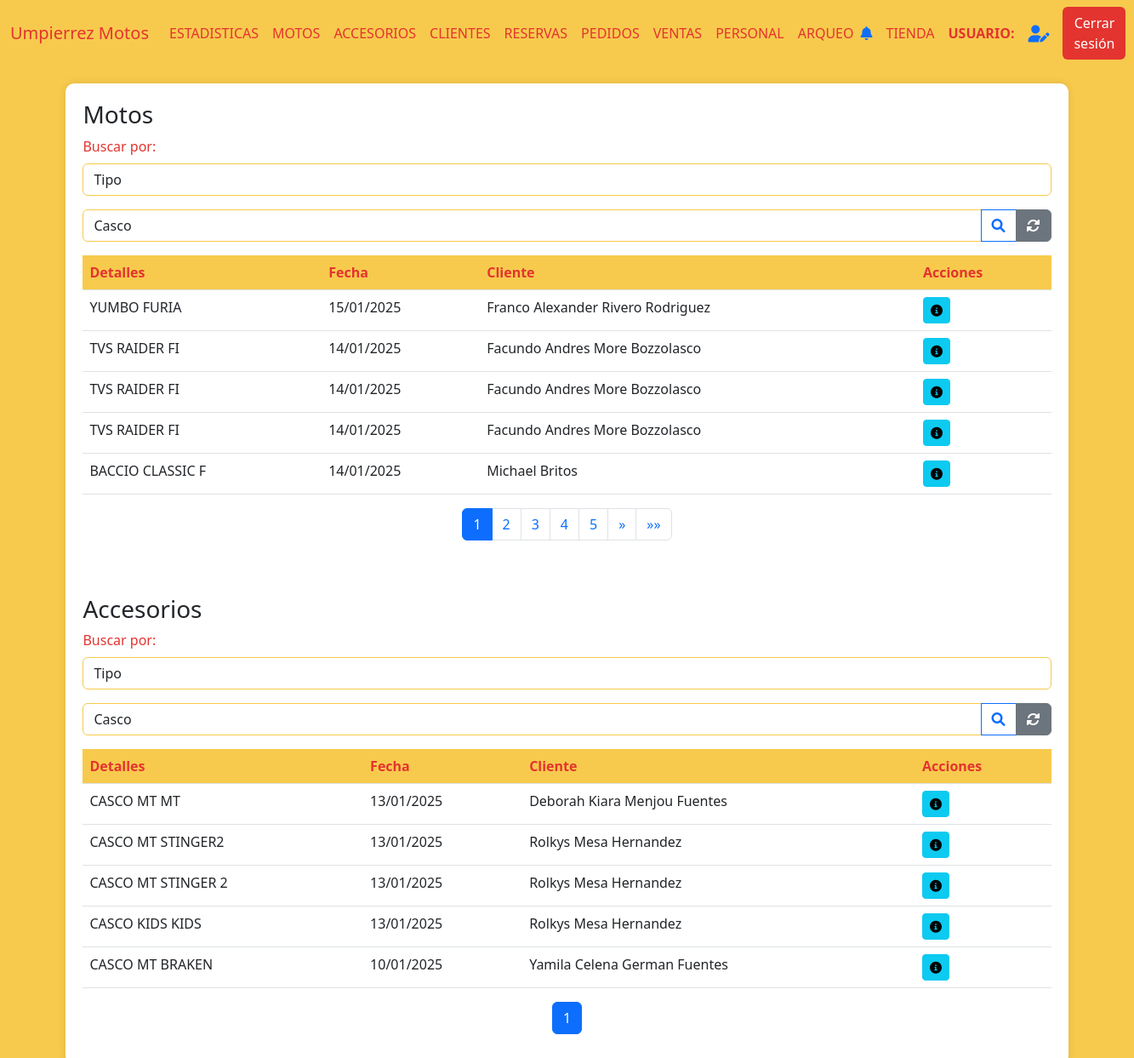
/ventas (signed in), run on an earlier commit of the app's database.
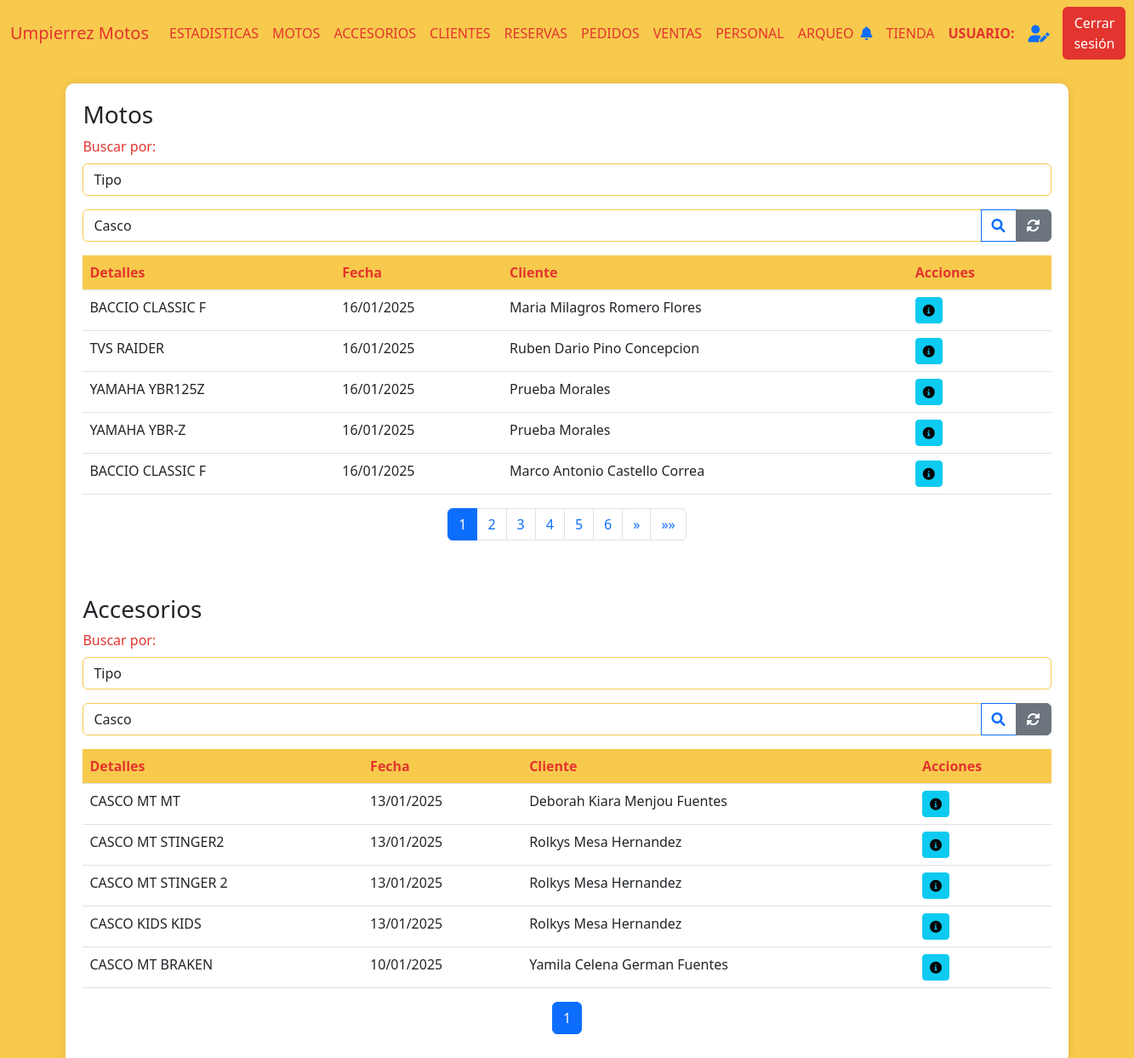
And on a later commit of the database.
### AppUM/models.py (models this page shows)
class ComprasVentas(models.Model):
    moto = models.ForeignKey(Moto, related_name='moto_cliente', on_delete=models.CASCADE)
    cliente = models.ForeignKey(Cliente, related_name='cliente_moto', on_delete=models.CASCADE)
    fecha_compra = models.DateField()
    fotocopia_libreta = models.ImageField(null=True, blank=True, upload_to="documentacion/libretas/")
    compra_venta = models.FileField(null=True, blank=True, upload_to="documentacion/compra_venta/")
    certificado_venta = models.FileField(null=True, blank=True, upload_to="documentacion/certificado_venta/")
    tipo = models.CharField(max_length=20)
    forma_de_pago = models.TextField(null=True, blank=True)
    facturas = models.FileField(null=True, blank=True, upload_to="documentacion/facturas_motos/")
    class Meta:
        pass

class ClienteAccesorio(models.Model):
    accesorio = models.ForeignKey(Accesorio, related_name='accesorio_cliente', on_delete=models.CASCADE)
    cliente = models.ForeignKey(Cliente, related_name='cliente_cliente', on_delete=models.CASCADE)
    fecha_compra = models.DateField()
    factura = models.IntegerField(null=True)
    factura_rut = models.IntegerField(null=True)
    factura_documento = models.FileField(null=True, blank=True, upload_to="documentacion/facturas_accesorios/")

### AppUM/decorators.py (the view)
    def _wrapped_view(request, *args, **kwargs):
        user = request.user
        if user.is_authenticated:
            usuario_consulta = Personal.objects.filter(usuario=user.username).first()
            if usuario_consulta:
                if Administrativo.objects.filter(personal_ptr_id=usuario_consulta.id,activo=1).exists():
                    return view_func(request, *args, **kwargs)
                else:
                    raise PermissionDenied
            else:
                return view_func(request, *args, **kwargs)
        else:
            return redirect('Login')  # Redirigir al login si no está autenticado

### AppUM/context_processors.py (called while the page is built)
def cantidad_solicitudes_no_leidas(req):
    if req.user.is_authenticated:
        usuario = req.user
        usuario_actual = Personal.objects.filter(usuario=usuario.username).first()
        notificaciones = NotificacionPersonal.objects.filter(personal=usuario_actual,leido=0).count()
    else:
        notificaciones = 0
    return {'notificaciones': notificaciones}

### AppUM/functions.py (called while the page is built)
def funcion_paginas_varias(req,instancia_model):
    paginator = Paginator(instancia_model, 5)  # 5 motos por página
    page_number = req.GET.get('page')  # Obtiene el número de página desde la URL
    page_obj = paginator.get_page(page_number)
    return page_obj

### AppUM/templates/perfil_administrativo/ventas/ventas.html (shortened to what the changed rows need)
{% extends "perfil_administrativo/padre_perfil_administrativo.html" %}
{% load static %}
{% block contenidoQueCambia %}
<div class="table-container" id="inventarios">
    <table class="table">
        <thead>
            <tr>
                <th>Detalles</th>
                <th>Fecha</th>
                <th>Cliente</th>
                <th>Acciones</th>
            </tr>
        </thead>
        <tbody>
            {% if page_obj %}
                {% for moto in page_obj %}
            <tr>
                <td>{{ moto.moto.moto__marca }} {{ moto.moto.moto__modelo }}</td>
                <td>{{ moto.moto.fecha_compra|date:"d/m/Y"}}</td>
                <td>{{ moto.moto.cliente__nombre }} {{ moto.moto.cliente__apellido }}</td>
                <td>
                    <a href="{% url 'ClienteFicha' moto.moto.cliente__id %}"><button class="btn btn-sm btn-info"><i class="fas fa-info-circle"></i></button></a>
                </td>
            </tr>
            {% endfor %}
            {% else %}
                <tr>
                    <td colspan="9" class="text-center text-muted">
                        No hay registros de accesorios disponibles.
                    </td>
                </tr>
            {% endif %}
        </tbody>
    </table>
    <nav aria-label="Page navigation">
        <ul class="pagination justify-content-center">
            {% for num in page_obj.paginator.page_range %}
            <li class="page-item {% if page_obj.number == num %}active{% endif %}">
                <a class="page-link" href="?page={{ num }}">{{ num }}</a>
            </li>
            {% endfor %}
        </ul>
    </nav>
<br>
<br>
    <table class="table">
        <thead>
            <tr>
                <th>Detalles</th>
                <th>Fecha</th>
                <th>Cliente</th>
                <th>Acciones</th>
            </tr>
        </thead>
        <tbody>
            {% if page_objAccs %}
                {% for accesorio in page_objAccs %}
            <tr>
                <td>{{ accesorio.accesorio.accesorio__tipo }} {{ accesorio.accesorio.accesorio__marca }} {{ accesorio.accesorio.accesorio__modelo }}</td>
                <td>{{ accesorio.accesorio.fecha_compra|date:"d/m/Y"}}</td>
                <td>{{ accesorio.accesorio.cliente__nombre }} {{ accesorio.accesorio.cliente__apellido }}</td>
                <td>
                    <a href="{% url 'ClienteFicha' accesorio.accesorio.cliente__id %}"><button class="btn btn-sm btn-info"><i class="fas fa-info-circle"></i></button></a>
                </td>
            </tr>
            {% endfor %}
            {% else %}
                <tr>
                    <td colspan="9" class="text-center text-muted">
                        No hay registros de accesorios disponibles.
                    </td>
                </tr>
            {% endif %}
        </tbody>
    </table>
    <nav aria-label="Page navigation">
        <ul class="pagination justify-content-center">
            {% for num in page_objAccs.paginator.page_range %}
            <li class="page-item {% if page_objAccs.number == num %}active{% endif %}">
                <a class="page-link" href="?page={{ num }}">{{ num }}</a>
            </li>
            {% endfor %}
        </ul>
    </nav>
</div>
{% endblock %}

What changed in the data, as far as the page shows it:
no longer on this page (row edited): ComprasVentas: moto.moto__marca "YUMBO", moto.moto__modelo "FURIA", moto.fecha_compra "15/01/2025", moto.cliente__nombre "Franco Alexander", moto.cliente__apellido "Rivero Rodriguez"
no longer on this page (row unchanged): ComprasVentas: moto.moto__marca "TVS", moto.moto__modelo "RAIDER FI", moto.fecha_compra "14/01/2025", moto.cliente__nombre "Facundo Andres", moto.cliente__apellido "More Bozzolasco"
no longer on this page (row unchanged): ComprasVentas: moto.moto__marca "TVS", moto.moto__modelo "RAIDER FI", moto.fecha_compra "14/01/2025", moto.cliente__nombre "Facundo Andres", moto.cliente__apellido "More Bozzolasco"
no longer on this page (row unchanged): ComprasVentas: moto.moto__marca "TVS", moto.moto__modelo "RAIDER FI", moto.fecha_compra "14/01/2025", moto.cliente__nombre "Facundo Andres", moto.cliente__apellido "More Bozzolasco"
no longer on this page (row unchanged): ComprasVentas: moto.moto__marca "BACCIO", moto.moto__modelo "CLASSIC F", moto.fecha_compra "14/01/2025", moto.cliente__nombre "Michael", moto.cliente__apellido "Britos"
added ComprasVentas: moto.moto__marca "BACCIO", moto.moto__modelo "CLASSIC F", moto.fecha_compra "16/01/2025", moto.cliente__nombre "Maria Milagros", moto.cliente__apellido "Romero Flores"
added ComprasVentas: moto.moto__marca "TVS", moto.moto__modelo "RAIDER", moto.fecha_compra "16/01/2025", moto.cliente__nombre "Ruben Dario", moto.cliente__apellido "Pino Concepcion"
added ComprasVentas: moto.moto__marca "YAMAHA", moto.moto__modelo "YBR125Z", moto.fecha_compra "16/01/2025", moto.cliente__nombre "Prueba", moto.cliente__apellido "Morales"
added ComprasVentas: moto.moto__marca "YAMAHA", moto.moto__modelo "YBR-Z", moto.fecha_compra "16/01/2025", moto.cliente__nombre "Prueba", moto.cliente__apellido "Morales"
added ComprasVentas: moto.moto__marca "BACCIO", moto.moto__modelo "CLASSIC F", moto.fecha_compra "16/01/2025", moto.cliente__nombre "Marco Antonio", moto.cliente__apellido "Castello Correa"
Also different on the page:
new list line: "6"
